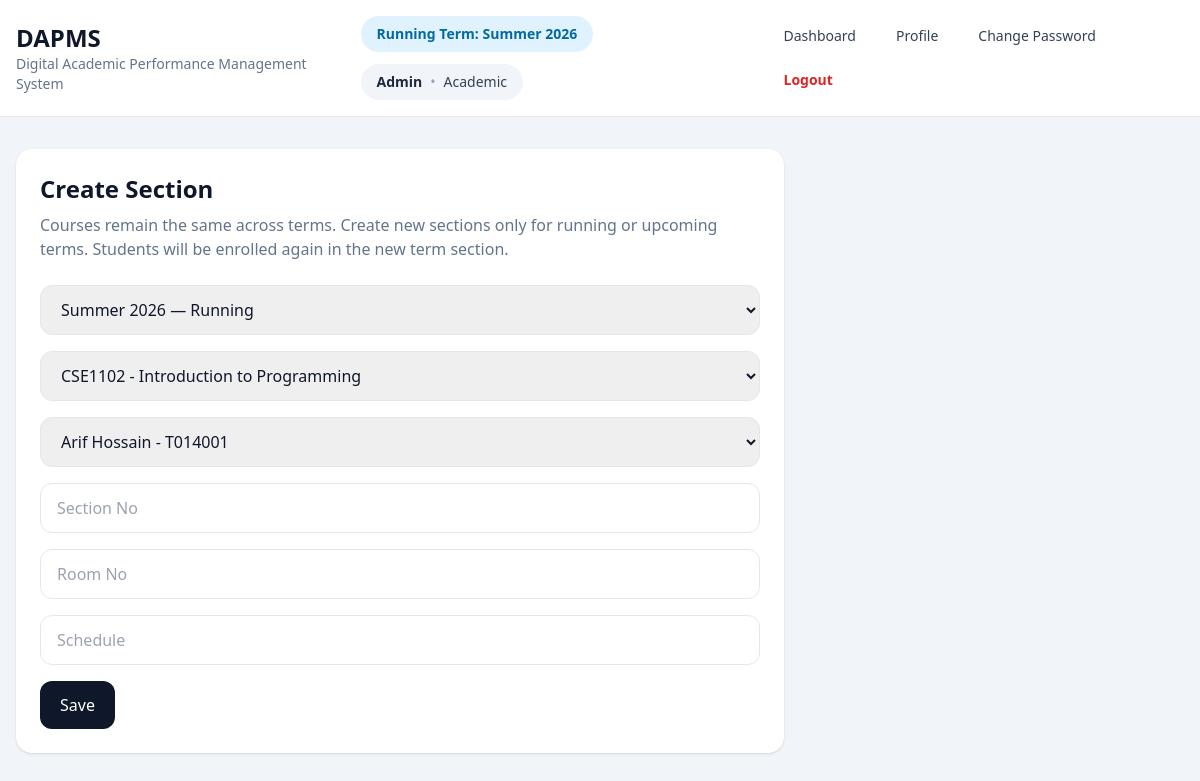
The app's page /admin/section/create (signed in) with its own data.
### tables this page shows
CREATE TABLE terms(
            id INTEGER PRIMARY KEY AUTOINCREMENT,
            name TEXT NOT NULL,
            start_date TEXT NOT NULL,
            end_date TEXT NOT NULL,
            status TEXT NOT NULL DEFAULT 'running'
        , semester TEXT, year INTEGER);

CREATE TABLE users(
            id INTEGER PRIMARY KEY AUTOINCREMENT,
            role TEXT NOT NULL,
            name TEXT NOT NULL,
            email TEXT NOT NULL UNIQUE,
            password_hash TEXT NOT NULL,
            department TEXT NOT NULL
        );

### app/routes/admin.py (the view, shortened to what this page needs)
@bp.route('/section/create', methods=['GET', 'POST'])
@role_required('admin')
def create_section():
    manager = _manager()
    return render_template('admin/create_section.html', terms=manager.get_active_terms(), courses=manager.get_courses(), teachers=manager.get_teachers())

### app/core/security.py (called while the page is built)
def load_user():
    user_id = session.get('user_id')
    if not user_id:
        g.user = None
        return
    g.user = get_db().execute('SELECT * FROM users WHERE id=?', (user_id,)).fetchone()

def role_required(*roles):
    def decorator(view):
        @wraps(view)
        def wrapped(*args, **kwargs):
            if session.get('role') not in roles:
                return redirect(url_for('auth.login'))
            return view(*args, **kwargs)
        return wrapped
    return decorator

### app/db.py (called while the page is built)
def get_db():
    if 'db' not in g:
        g.db = sqlite3.connect(current_app.config['DATABASE'])
        g.db.row_factory = sqlite3.Row
        g.db.execute('PRAGMA foreign_keys = ON')
    return g.db

### app/managers/admin_manager.py (called while the page is built)
    def get_active_terms(self):
        return self.db.execute("SELECT * FROM terms WHERE status IN ('running','upcoming') ORDER BY year DESC, id DESC").fetchall()

    def get_courses(self):
        return self.db.execute('SELECT * FROM courses ORDER BY course_code').fetchall()

    def get_teachers(self):
        return self.db.execute('SELECT users.id, users.name, users.department, teachers.teacher_id FROM users JOIN teachers ON teachers.user_id=users.id ORDER BY users.name').fetchall()

### app/routes/admin.py (called while the page is built)
def _manager() -> AdminManager:
    return AdminManager(get_db())

### app/routes/auth.py (called while the page is built)
@bp.before_app_request
def before():
    load_user()

### app/templates/admin/create_section.html
{% extends 'layout.html' %}
{% block content %}
<div class="max-w-3xl bg-white rounded-2xl shadow p-6">
  <h2 class="text-2xl font-bold mb-2">Create Section</h2>
  <p class="text-slate-500 mb-6">Courses remain the same across terms. Create new sections only for running or upcoming
    terms. Students will be enrolled again in the new term section.</p>
  <form method="post" class="space-y-4">
    <select name="term_id" class="w-full border rounded-xl px-4 py-3">{% for t in terms %}<option value="{{ t['id'] }}">
        {{ t['name'] }} — {{ t['status']|title }}</option>{% endfor %}</select>
    <select name="course_id" class="w-full border rounded-xl px-4 py-3">{% for c in courses %}<option
        value="{{ c['id'] }}">{{ c['course_code'] }} - {{ c['title'] }}</option>{% endfor %}</select>
    <select name="teacher_user_id" class="w-full border rounded-xl px-4 py-3">{% for t in teachers %}<option
        value="{{ t['id'] }}">{{ t['name'] }} - {{ t['teacher_id'] }}</option>{% endfor %}</select>
    <input name="section_no" placeholder="Section No" class="w-full border rounded-xl px-4 py-3" required>
    <input name="room_no" placeholder="Room No" class="w-full border rounded-xl px-4 py-3" required>
    <input name="schedule" placeholder="Schedule" class="w-full border rounded-xl px-4 py-3" required>
    <button class="bg-slate-900 text-white px-5 py-3 rounded-xl">Save</button>
  </form>
</div>
{% endblock %}

### app/templates/layout.html (shortened to what this page needs)
<!DOCTYPE html>
<html>
<head>
  <script src="https://cdn.tailwindcss.com"></script>
</head>
<body class="bg-slate-100 text-slate-900 min-h-screen">
  <nav class="bg-white border-b sticky top-0 z-20">
    <div class="max-w-7xl mx-auto px-4 py-4 flex justify-between items-center gap-4">
      <div>
        <h1 class="text-2xl font-bold">DAPMS</h1>
        <p class="text-sm text-slate-500">Digital Academic Performance Management System</p>
      </div>
     <div class="flex flex-col lg:flex-row lg:items-center lg:justify-between gap-4">
  <div class="flex flex-wrap items-center gap-3">
    {% if current_term %}
      <span class="inline-flex items-center px-4 py-2 rounded-full bg-sky-100 text-sky-700 text-sm font-semibold">
        Running Term: {{ current_term['name'] }}
      </span>
    {% endif %}
    {% if current_user %}
      <div class="inline-flex items-center px-4 py-2 rounded-full bg-slate-100 text-slate-700 text-sm">
        <span class="font-semibold text-slate-800">{{ current_user['name'] }}</span>
        {% if current_user['department'] %}
          <span class="mx-2 text-slate-400">•</span>
          <span>{{ current_user['department'] }}</span>
        {% endif %}
      </div>
    {% endif %}
  </div>
  <div class="flex flex-wrap items-center gap-2">
    {% if session.get('role') == 'admin' %}
      <a href="{{ url_for('admin.dashboard') }}"
         class="px-4 py-2 rounded-xl text-sm font-medium transition
         {% if request.endpoint == 'admin.dashboard' %}
           bg-sky-600 text-white font-bold shadow
         {% else %}
           text-slate-700 hover:bg-slate-100 hover:text-sky-700
         {% endif %}">
        Dashboard
      </a>
    {% endif %}
    {% if session.get('user_id') %}
      <a href="{{ url_for('auth.profile') }}"
         class="px-4 py-2 rounded-xl text-sm font-medium transition
         {% if request.endpoint == 'auth.profile' %}
           bg-sky-600 text-white font-bold shadow
         {% else %}
           text-slate-700 hover:bg-slate-100 hover:text-sky-700
         {% endif %}">
        Profile
      </a>
    {% endif %}
    {% if session.get('user_id') %}
      <a href="{{ url_for('auth.change_password') }}"
         class="px-4 py-2 rounded-xl text-sm font-medium transition
         {% if request.endpoint == 'auth.change_password' %}
           bg-sky-600 text-white font-bold shadow
         {% else %}
           text-slate-700 hover:bg-slate-100 hover:text-sky-700
         {% endif %}">
        Change Password
      </a>
    {% endif %}
    {% if session.get('user_id') %}
      <a href="{{ url_for('auth.logout') }}"
         class="px-4 py-2 rounded-xl text-sm font-semibold text-red-600 hover:bg-red-50 hover:text-red-700 transition">
        Logout
      </a>
    {% else %}
      <a href="{{ url_for('auth.forgot_password') }}"
         class="px-4 py-2 rounded-xl text-sm font-medium text-slate-700 hover:bg-slate-100 hover:text-sky-700 transition">
        Forgot Password
      </a>
    {% endif %}
  </div>
</div>
    </div>
  </nav>
  <div class="max-w-7xl mx-auto px-4 py-8">
    {% block content %}{% endblock %}
  </div>
</body>
</html>

### records on screen
terms: name "Summer 2026"
users: name "Admin", department "Academic"

### other values on screen
form field term_id "Summer 2026 — Running"
form field course_id "CSE1102 - Introduction to Programming"
form field teacher_user_id "Arif Hossain - T014001"
